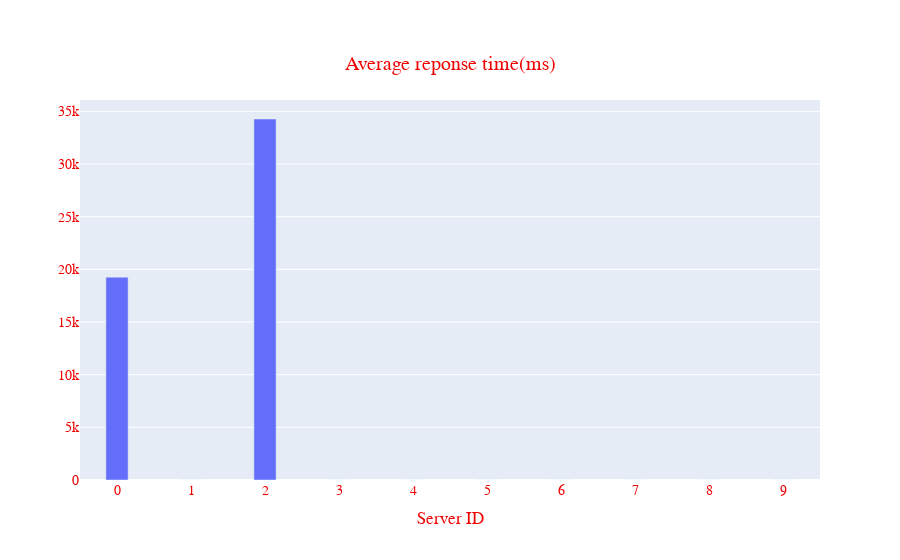

Notebook code cell kept with this figure:
### Code cell
render.average_response_time()

### Figure 1 — Plotly figure (JSON) as saved in the notebook; plotly's stock layout.template omitted (floating-point values rounded to 4 significant figures)
{"data": [{"name": "Average response time", "type": "bar", "uid": "3cef4244-734c-40dd-9f29-4f3bdca8c1dc", "width": 0.3, "x": [0, 1, 2, 3, 4, 5, 6, 7, 8, 9], "y": [19260.0, 0, 34270.0, 0, 0, 0, 0, 0, 0, 0]}], "layout": {"autosize": true, "font": {"color": "#f00000", "family": "Courier New, monospace", "size": 14}, "title": {"text": "Average reponse time(ms)", "x": 0.5, "xanchor": "center", "y": 0.9, "yanchor": "top"}, "xaxis": {"autorange": true, "range": [-0.5, 9.5], "tickmode": "linear", "title": {"text": "Server ID"}, "type": "linear"}, "yaxis": {"autorange": true, "range": [0, 36080.0], "type": "linear"}}}
